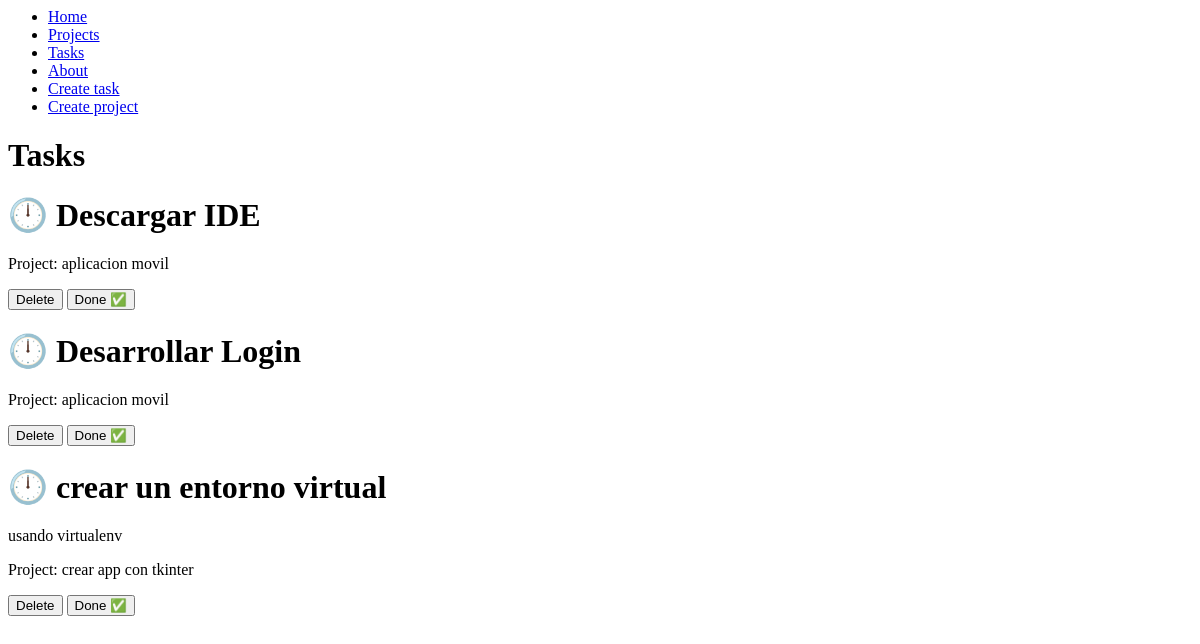
Before: /task/ with the older database file.
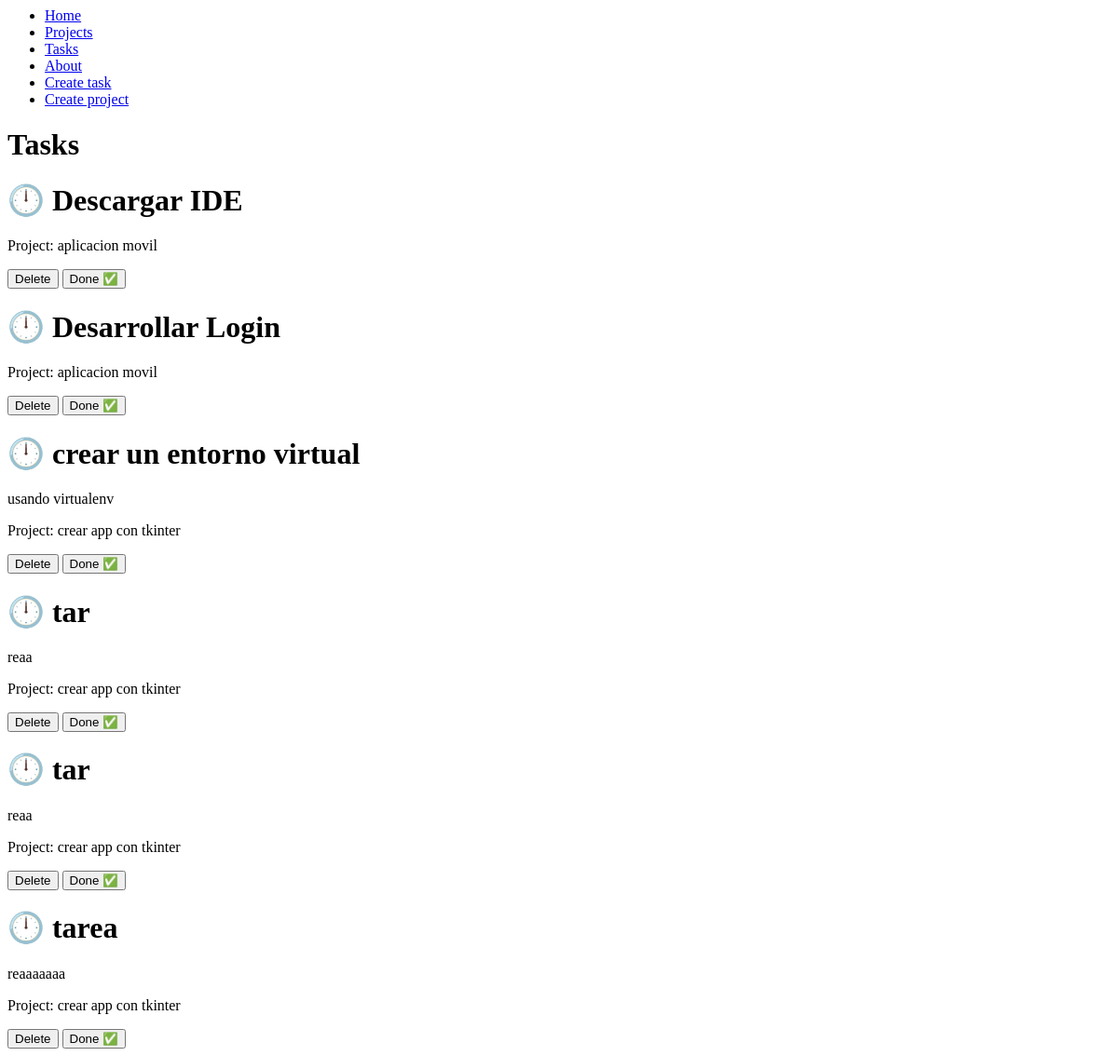
After: the same page with the newer database file.
### myapp/models.py (models this page shows, shortened)
class Task(models.Model):
    title = models.CharField(max_length=200)
    description = models.TextField()
    project = models.ForeignKey(Project,on_delete=models.CASCADE)
    done = models.BooleanField(default=False)

class Project(models.Model):
    name = models.CharField(max_length=200)
    def __str__(self):
        return self.name

### myapp/views.py (the view)
# urls.py: path('task/', views.task, name="tasks"),
def task(request):
    tasks = Task.objects.all()
    return render(request, 'tasks/task.html', {
        'tasks': tasks
    })

### myapp/templates/tasks/task.html
{% extends "base.html" %}
{% block content %}
<h1>Tasks</h1>
{% for task in tasks%}
<div>
  <h1> {% if task.done == False %} 🕛 {% else %} ✅{% endif %} {{ task.title}} </h1>
  <p> {{ task.description}} </p>
  <p> Project: {{ task.project}} </p>
  <button>Delete</button>
  <button>Done ✅</button>
</div>
{% endfor %}
{% endblock  %}

### myapp/templates/base.html
<nav>
  <ul>
    <li><a href="{% url 'index'%}">Home</a></li>
    <li><a href="{% url 'projects'%}">Projects</a></li>
    <li><a href="{% url 'tasks'%}">Tasks</a></li>
    <li><a href="{% url 'about'%}">About</a></li>
    <li><a href="{% url 'create_tasks'%}">Create task</a></li>
    <li><a href="{% url 'create_project'%}">Create project</a></li>
  </ul>
</nav>
{% block content %} {% endblock %}

Changed rows visible on the page:
added Task: title "tar", description "reaa", project "crear app con tkinter"
added Task: title "tar", description "reaa", project "crear app con tkinter"
added Task: title "tarea", description "reaaaaaaa", project "crear app con tkinter"
